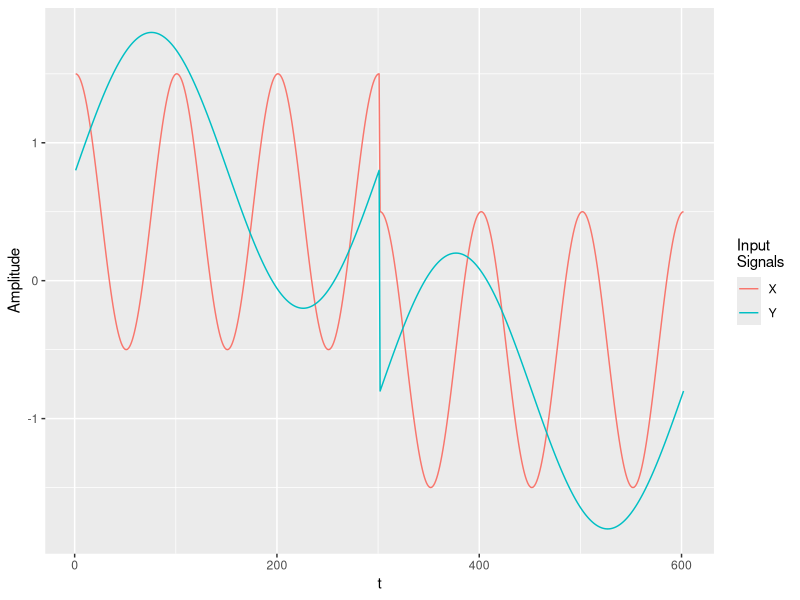
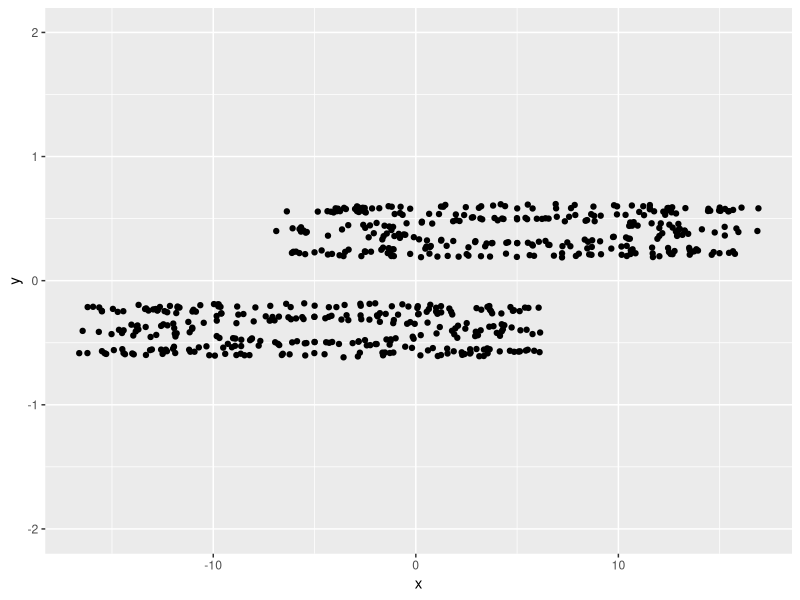
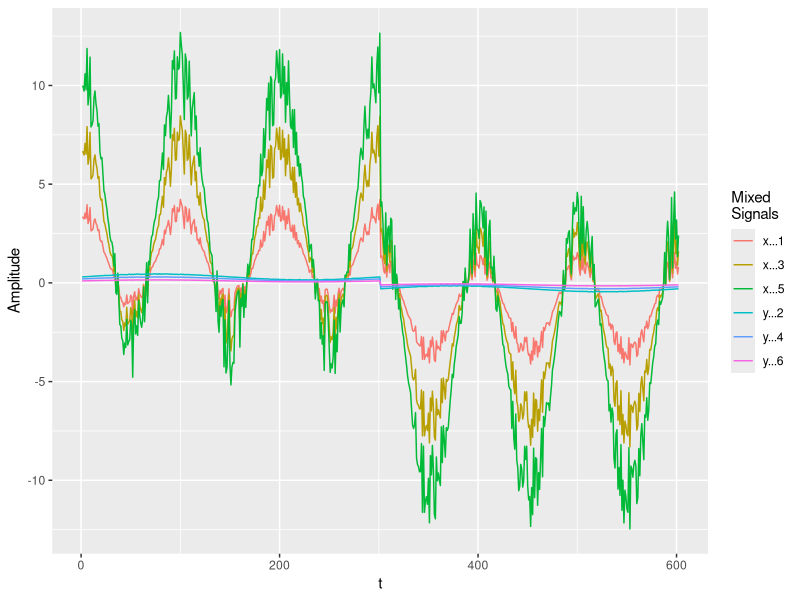
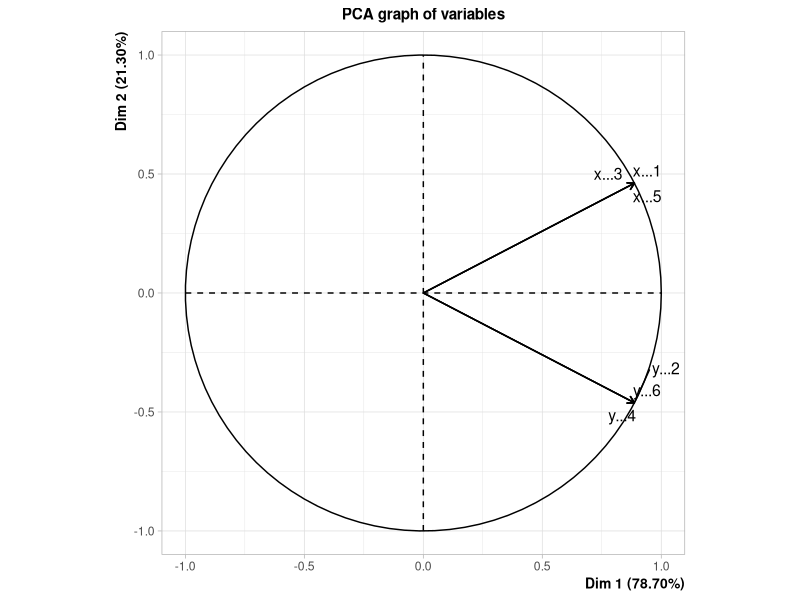
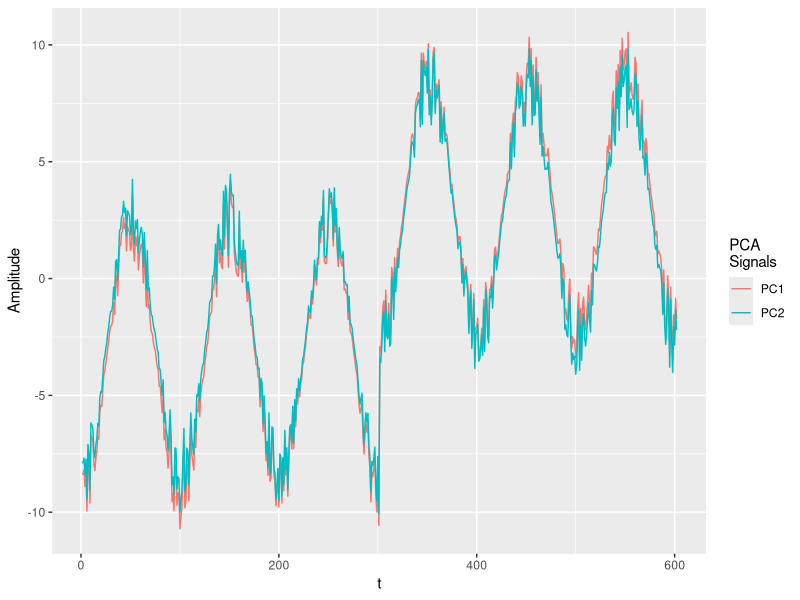
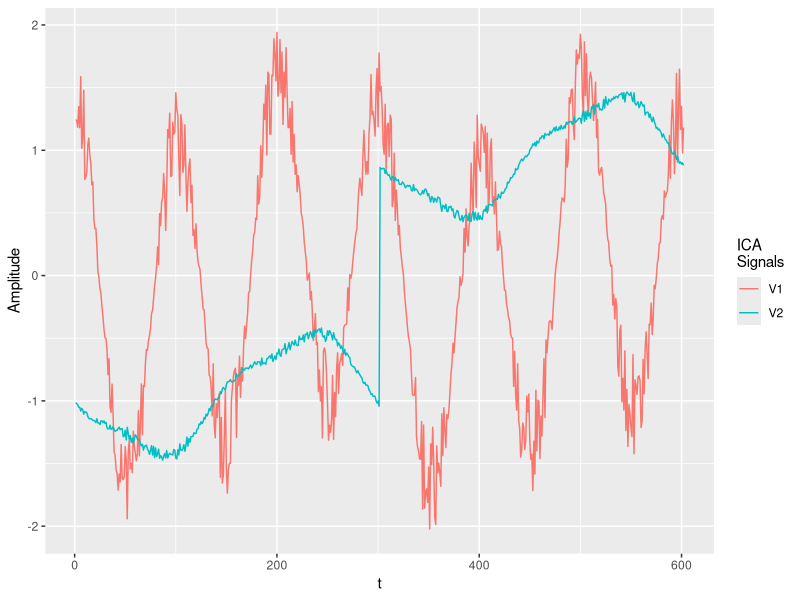
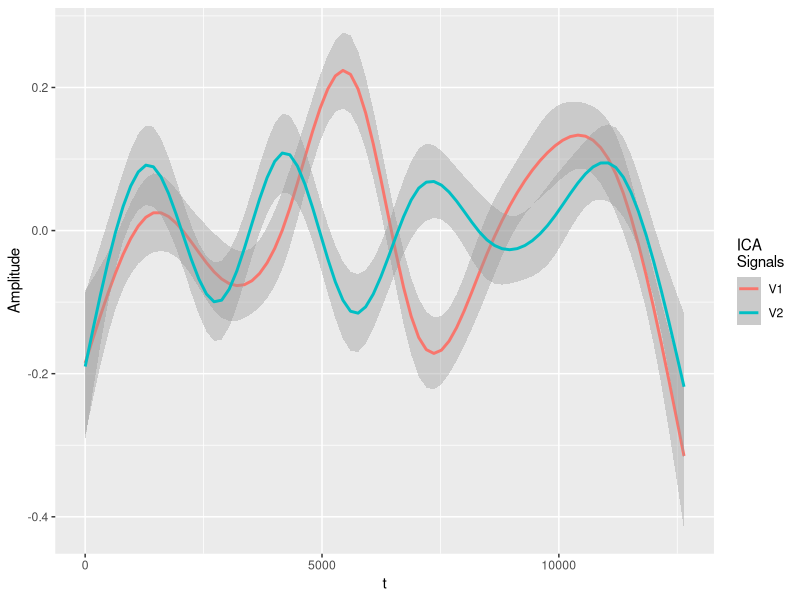
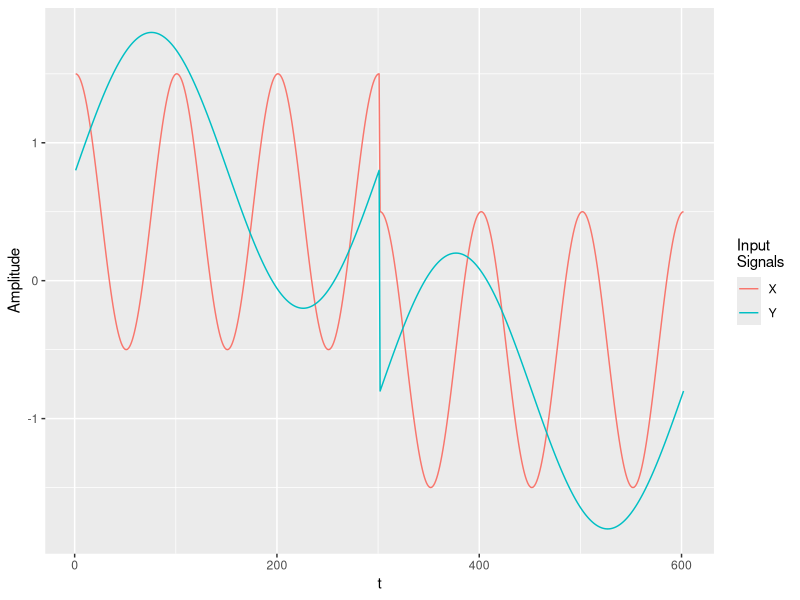

Write the R code that produced these figures, in order.
library(tidyverse)
library(FactoMineR)

nSig <- 4
a <- 10
b <- .2
t <- 2*pi*seq(0,3,.01)
noise <- .2

X1 <- 1/2 + cos(1.0 * t)
Y1 <- .8 + sin(1/3 * t)

X2 <- -1/2 + cos(1.0 * t)
Y2 <- -.8 + sin(1/3 * t)
X <- c(X1,X2)
Y <- c(Y1,Y2)
DATA <- tibble(X,Y) %>% rowid_to_column('t')
ggplot(DATA %>% gather(key,value,-t), aes(t,value, color=key))+geom_line()+
  scale_color_discrete('Input\nSignals')+ylab('Amplitude')
ggsave('ICA_Demo_InputSignals.png')

x1 <- a/2 + a * cos(1.0 * t + runif(length(t), 0, .001)) *
  runif(length(t), 1-2*noise,1+noise)
y1 <- 2*b + b*sin(1/3 * t + runif(length(t), 0, .001)) *
  runif(length(t), 1-noise/2,1+noise/2)

x2 <- -a/2 + a*cos(1.0 * t + runif(length(t), 0, .001)) *
  runif(length(t), 1-2*noise,1+noise)
y2 <- -2*b + b*sin(1/3 * t + runif(length(t), 0, .001)) *
  runif(length(t), 1-noise/2,1+noise/2)

x <- c(x1,x2)
y <- c(y1,y2)

base.data <- tibble(x,y)
data <- tibble(.rows = nrow(base.data))
for (i in 1:(nSig-1)) {
  data <- data %>% bind_cols(tibble(x = i/nSig*x, y = (1-i/nSig)*y))
}

t.data <- data %>% rowid_to_column('t')
t.data %>% ggplot(aes(x,y))+geom_point()+scale_y_continuous(limits = c(-2,2))
ggsave('ICA_Demo_InputSignals_Noise_XY.png')

ggplot(data %>% rowid_to_column('t') %>%
         gather(key,value,-t), aes(t,value, color=key))+geom_line()+
  scale_color_discrete('Mixed\nSignals')+ylab('Amplitude')
ggsave('ICA_Demo_InputSignals_Noise_Mixed.png')



pca <- prcomp(data, center = T, scale. = T)
summary(pca)
#autoplot(pca)
FactoMineR::plot.PCA(FactoMineR::PCA(data, graph = F), choix = 'var')

data.pca <- as_tibble(as.matrix(data)%*%pca$rotation[,1:2]) %>%
  rowid_to_column('t')
ggplot(data.pca %>% gather(key,value,-t), aes(t,value, color=key))+
  geom_line()+
  scale_color_discrete('PCA\nSignals')+ylab('Amplitude')
ggsave('ICA_Demo_PCASignals.png')


ica <- fastICA::fastICA(data, n.comp = 2, row.norm = T)
summary(ica)
ggplot(as_tibble(ica$S) %>% rowid_to_column('t') %>%
         gather(key,value,-t), aes(t,value, color=key))+
  geom_line()+
  scale_color_discrete('ICA\nSignals')+
  ylab('Amplitude')#+ggtitle('Independent Components ')
ggsave('ICA_Demo_ICASignals.png')

S <- ica$S
for (i in 1:20) {
  ica <- fastICA::fastICA(data, n.comp = 2, row.norm = T)
  S <- rbind(S, ica$S)
}

ggplot(as_tibble(S) %>% rowid_to_column('t') %>%
         gather(key,value,-t), aes(t,value, color=key))+
  geom_smooth(span=.1)+
  scale_color_discrete('ICA\nSignals')+
  ylab('Amplitude')#+ggtitle('Independent Components ')
